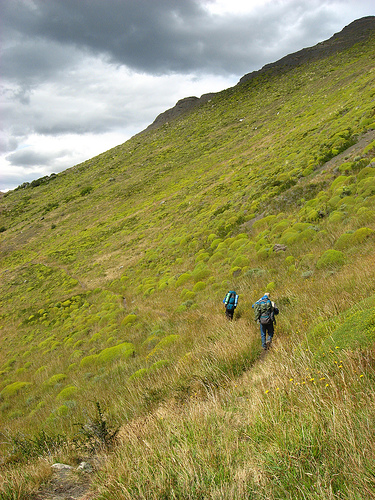
#> input picture gambar_dataset/58363928.jpg, 375 x 500 px, found by its file name
$ jupyter execute hi_histogram_matching.ipynb   (shell and % lines are left out)   (older library calls are emulated)
#> lines starting #> are read from the running program, lines starting #| are printed output that depends on the picture
<a href="https://colab.research.google.com/github/hanifnurf/TubesTKC_FlickrImage/blob/main/histogram/hi_histogram_matching.ipynb" target="_parent"></a>

[cell 1]
import wget
url = "https://github.com/hanifnurf/TubesTKC_FlickrImage/blob/main/gambar_dataset/374176648.jpg?raw=true"
wget.download(url)
url2 = "https://github.com/hanifnurf/TubesTKC_FlickrImage/blob/main/gambar_dataset/58363928.jpg?raw=true"
wget.download(url2)

[cell 2]
# import the necessary packages
from skimage import exposure
import matplotlib.pyplot as plt
import argparse
import cv2

[cell 3]
def plt_imshow(title, image):
    # convert the image frame BGR to RGB color space and display it
	image = cv2.cvtColor(image, cv2.COLOR_BGR2RGB)
	plt.imshow(image)
	plt.title(title)
	plt.grid(False)
	plt.show()

[cell 4]
# since we are using Jupyter Notebooks we can replace our argument
# parsing code with *hard coded* arguments and values
args = {
    "source": "374176648.jpg",
    "reference": "58363928.jpg"
}

[cell 5]
# load the source and reference images
print("[INFO] loading source and reference images...")
src = cv2.imread(args["source"])
#> src is the input picture: shape (500, 375, 3); mean B, G, R 86.8, 144, 147.7
ref = cv2.imread(args["reference"])
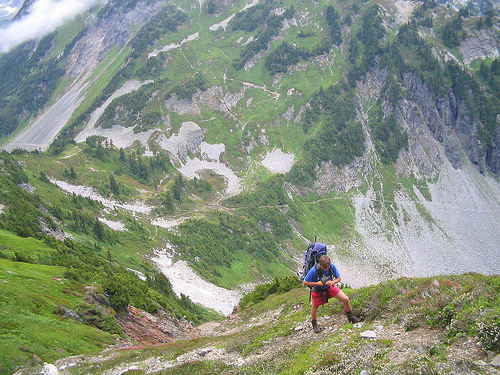
#> ref: shape (375, 500, 3); mean B, G, R 127.5, 144.6, 134.5

# determine if we are performing multichannel histogram matching
# and then perform histogram matching itself
print("[INFO] performing histogram matching...")
multi = True if src.shape[-1] > 1 else False
#> multi = True
matched = exposure.match_histograms(src, ref, multichannel=multi)
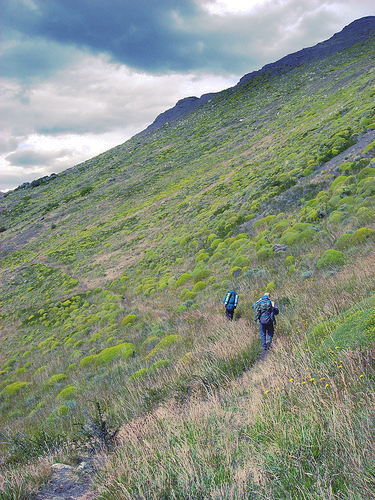
#> matched: shape (500, 375, 3); mean B, G, R 127.2, 144.2, 134

# show the output images
plt_imshow("Source", src)
plt_imshow("Reference", ref)
plt_imshow("Matched", matched)

[cell 6]
# construct a figure to display the histogram plots for each channel
# before and after histogram matching was applied
(fig, axs) =  plt.subplots(nrows=3, ncols=3, figsize=(8, 8))

# loop over our source image, reference image, and output matched
# image
for (i, image) in enumerate((src, ref, matched)):
	# convert the image from BGR to RGB channel ordering
	image = cv2.cvtColor(image, cv2.COLOR_BGR2RGB)

	# loop over the names of the channels in RGB order
	for (j, color) in enumerate(("red", "green", "blue")):
		# compute a histogram for the current channel and plot it
		(hist, bins) = exposure.histogram(image[..., j],
			source_range="dtype")
		axs[j, i].plot(bins, hist / hist.max())

		# compute the cumulative distribution function for the
		# current channel and plot it
		(cdf, bins) = exposure.cumulative_distribution(image[..., j])
		axs[j, i].plot(bins, cdf)

		# set the y-axis label of the current plot to be the name
		# of the current color channel
		axs[j, 0].set_ylabel(color)
#> this loop made 3 passes

# set the axes titles
axs[0, 0].set_title("Source")
axs[0, 1].set_title("Reference")
axs[0, 2].set_title("Matched")
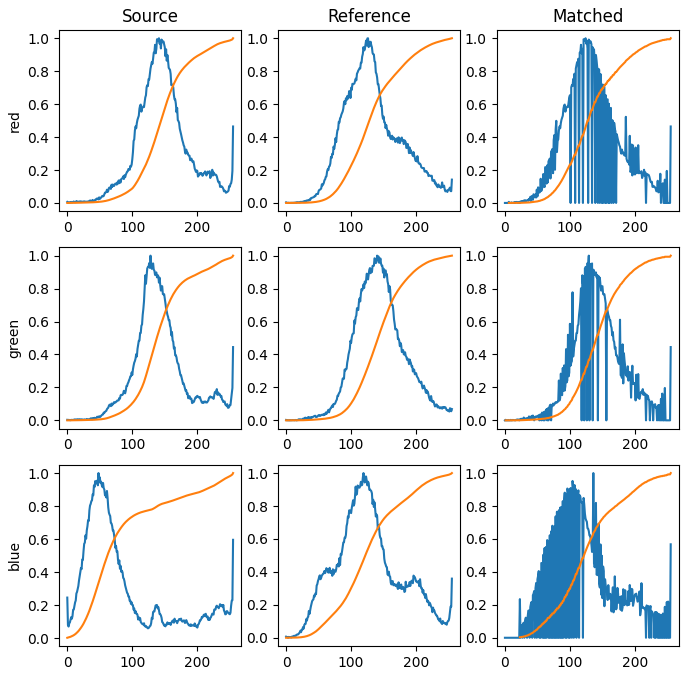
#> figure drawn by matplotlib, 9 panels; panel 1: curve peaks at x = 141, y = 1; panel 1: curve peaks at x = 255, y = 1; panel 2: curve peaks at x = 126, y = 1; panel 2: curve peaks at x = 255, y = 1
